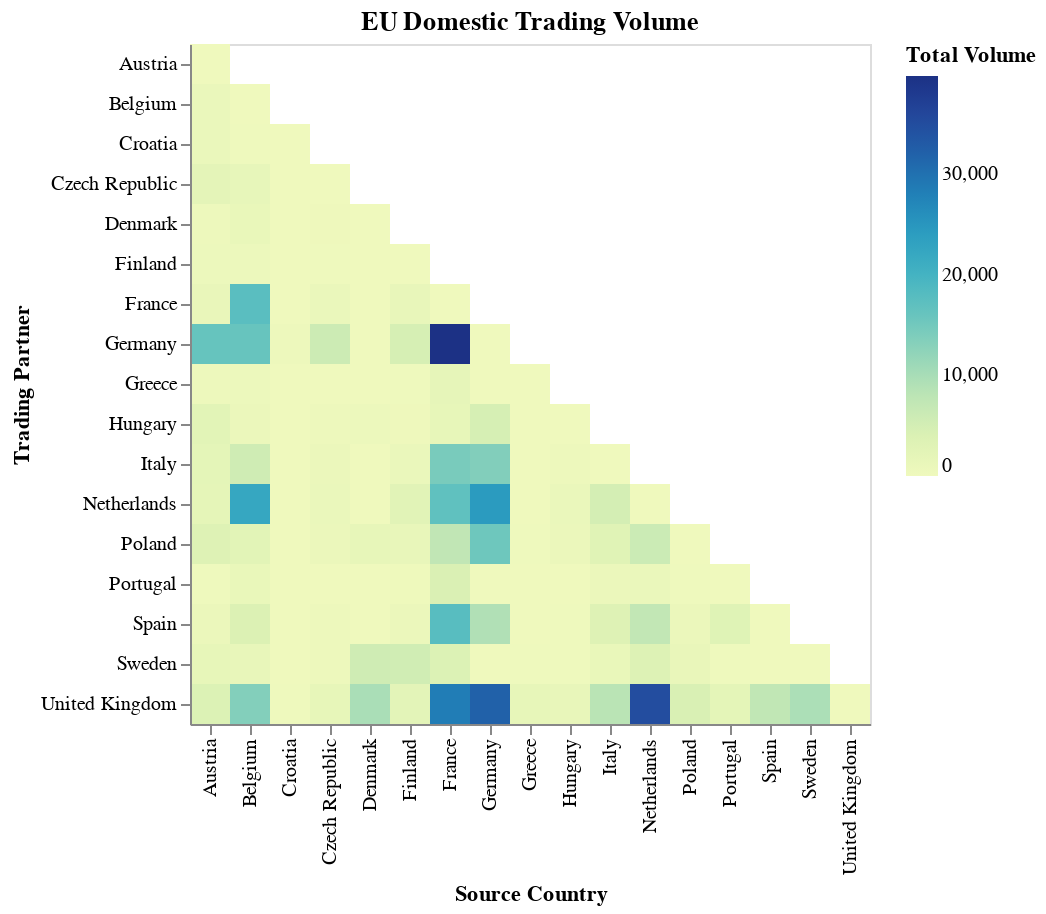

The cell this chart's notebook holds for it:
### Code cell
alt.Chart(df1).mark_rect().encode(
    x="Source Country:N",
    y="Trading Partner:N",
    color='Total Volume:Q'
).resolve_scale(color="independent",).properties(
    title='EU Domestic Trading Volume'
)

### Figure 1 — Vega-Lite specification as saved in the notebook (floating-point values rounded to 4 significant figures; data arrays with more than 128 entries replaced by an {"elided": "..."} marker saying what was removed)
{"config": {"view": {"continuousWidth": 400, "continuousHeight": 300}}, "data": {"name": "data-e033385fab89ab7bdd96f32abcf489b8"}, "mark": "rect", "encoding": {"color": {"field": "Total Volume", "type": "quantitative"}, "x": {"field": "Source Country", "type": "nominal"}, "y": {"field": "Trading Partner", "type": "nominal"}}, "resolve": {"scale": {"color": "independent"}}, "title": "EU Domestic Trading Volume", "$schema": "https://vega.github.io/schema/vega-lite/v4.17.0.json", "datasets": {"data-e033385fab89ab7bdd96f32abcf489b8": {"elided": "153 records"}}}
